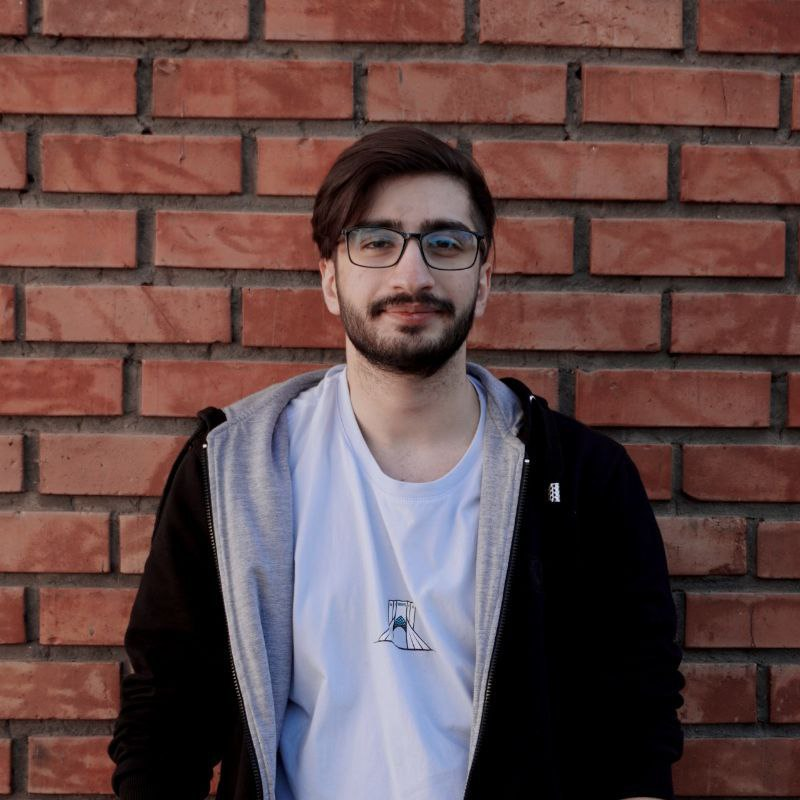
#> input picture HW2/Answers/images/afshin.jpg, 800 x 800 px
$ jupyter execute Q1.ipynb
#> lines starting #> are read from the running program, lines starting #| are printed output that depends on the picture
# Q1 Sobel

## a)

[cell 1]
import cv2 as cv
import numpy as np
import matplotlib.pylab as plt

[cell 2]
# generate random matrix with size n*n
def generateRandomMatrix(n):
  random = np.random.randint(0, 256, size=(n, n))
  return random

[cell 3]
def show_img(image , title ):
    plt.imshow(image , cmap = 'gray')
    plt.axis("off")
    plt.title(f'{title}')

[cell 4]
# write convolution function
#with zero padding
def convolve(matrix, kernel):
    reversed_kernel = np.flipud(np.fliplr(kernel))
    size = reversed_kernel.shape[0]
    h = matrix.shape[0]
    w = matrix.shape[1]

    #zero_padding
    matrix_padded = np.pad(matrix, (size//2, size//2), 'edge')
    m ,n = matrix_padded.shape
    result = np.zeros((w,h))
    for i in range( w):
        for j in range(h):
            if(i+size <= m and j+size <= n):
                window = matrix_padded[i:i+size, j:j+size]
                sum_product = np.sum(window * reversed_kernel)
                result[i,j] = sum_product

    return result

[cell 5]
# generate horizontal and vertical kernels

ykernel = np.array([[-1, -2 , -1],
                   [0, 0 , 0],
                   [1 , 2 , 1]
                   ])


xkernel = np.array([[-1, 0 , +1],
                   [-2 , 0 , 2],
                   [-1 , 0 , +1]
                   ])

[cell 6]
# convolve the initial matrix with kernels
matrix = generateRandomMatrix(10)
show_img(matrix , "main matrix")
print(matrix)
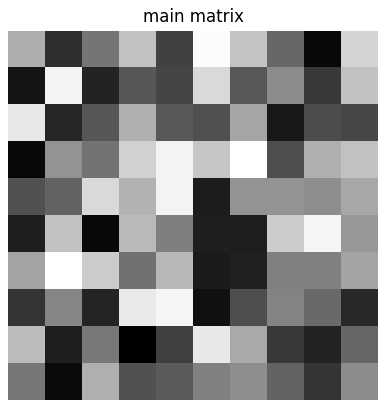
#> figure drawn by matplotlib, 1 panel

[cell 7]
sobel_vertical = convolve(matrix  , xkernel)
show_img(sobel_vertical , "sobelx matrix")
print(sobel_vertical)
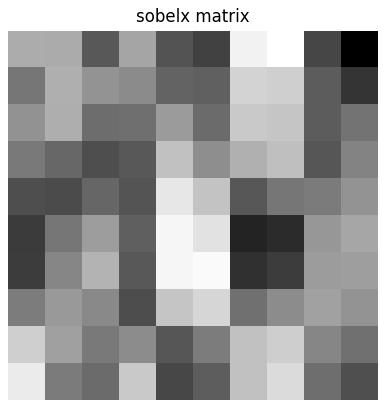
#> figure drawn by matplotlib, 1 panel

[cell 8]
sobel_horizental = convolve(matrix  , ykernel)
show_img(sobel_horizental , 'sobely matrix')
print(sobel_horizental)
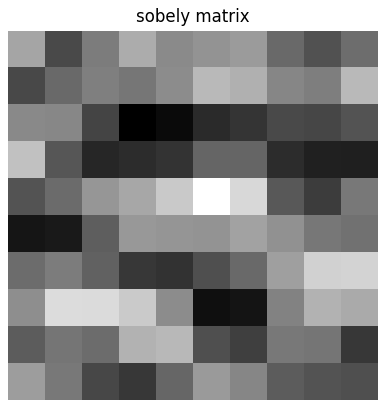
#> figure drawn by matplotlib, 1 panel

[cell 9]
# generate magnitude and direction matrixes
direction = np.arctan2(sobel_vertical, sobel_horizental)*180 /np.pi

print('direction in degree')
print(direction)

[cell 10]
magnitude = np.hypot(sobel_horizental , sobel_vertical)
print('magnitude')
print(magnitude)

## b)

[cell 11]
# load matrix and convert it to gray scale
image = cv.cvtColor(cv.imread('images/afshin.jpg') , cv.COLOR_BGR2GRAY)
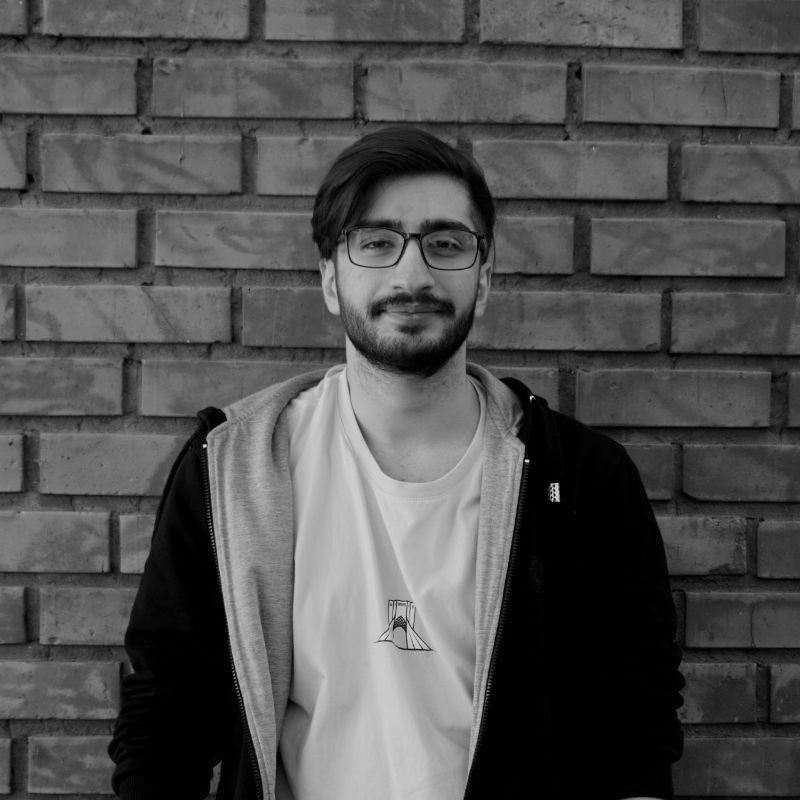
#> image: shape (800, 800); min 0, max 231, mean 81.2

[cell 12]
# define gaussian kernel

sigma = 1.0
dst = np.linspace(-1, 1 ,7)
x, y = np.meshgrid(dst, dst)
d = np.hypot(x,y)
gaussian_kernel= np.exp(-( (d)**2 / ( 2 * (sigma**2) ) ) )
gaussian_kernel= 1/np.sum(gaussian_kernel) *gaussian_kernel

[cell 13]
# generate Sobel outputs for 2 cases with gaussion filter and without gaussion filter and compare them
guassian_img = cv.filter2D(image,-1 , gaussian_kernel)

[cell 14]
#image without filter
#link from https://docs.opencv.org/3.4/d2/d2c/tutorial_sobel_derivatives.
def sobel(image , title):
    grad_x = convolve(image, xkernel)
    grad_y = convolve(image , ykernel)
    #depth of image into cv_8u
    abs_grad_x = cv.convertScaleAbs(grad_x)
    abs_grad_y = cv.convertScaleAbs(grad_y)

    grad = cv.addWeighted(abs_grad_x, 0.5, abs_grad_y, 0.5, 0)
    show_img(grad , title)

[cell 15]
sobel(image=image , title = "sobel without smoothing")

[cell 16]
sobel(guassian_img , title ="sobel with smoothing")
#> call 2 of sobel, with title = 'sobel with smoothing'
#> after the loop in convolve (call 5), `for i in range( w):`:
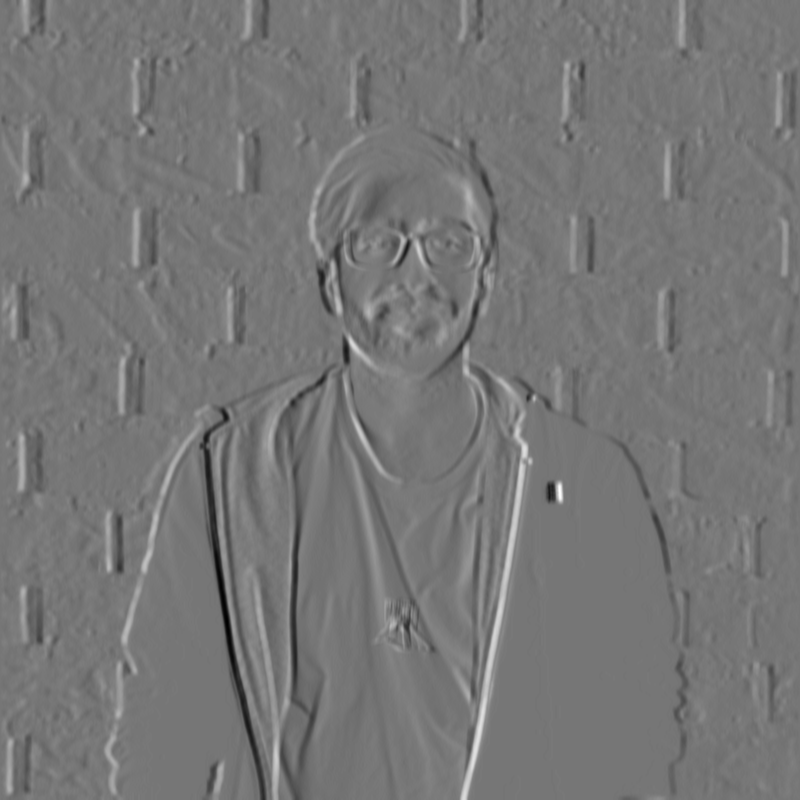
#> result: shape (800, 800) float64; min -224, max 258, mean 0.4; drawn with min black and max white
#> after the loop in convolve (call 6), `for i in range( w):`:
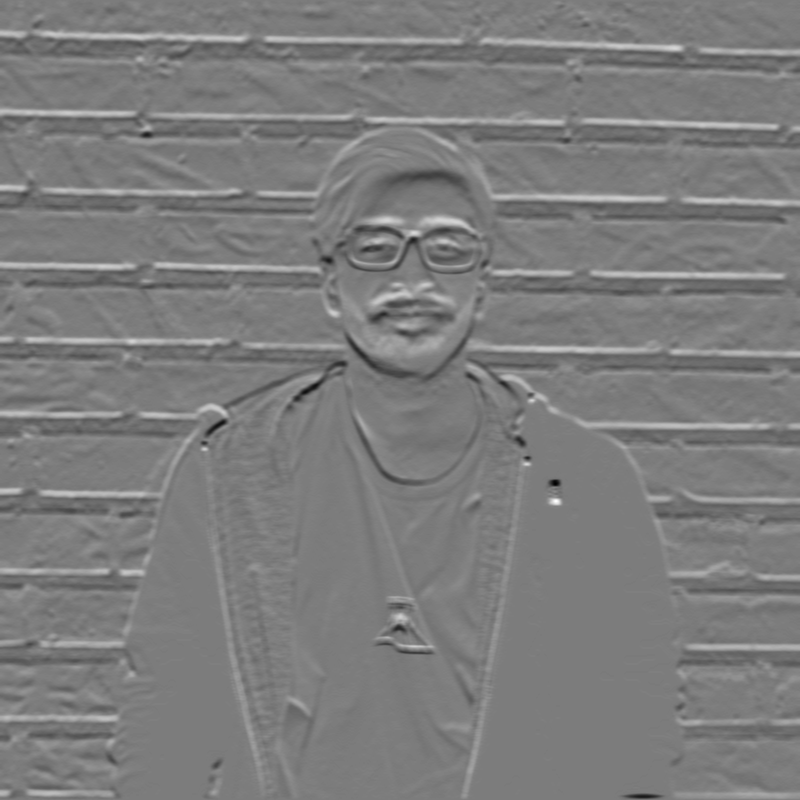
#> result: shape (800, 800) float64; min -196, max 205, mean 0.4; drawn with min black and max white
#> in sobel (call 2), `abs_grad_y = cv.convertScaleAbs(grad_y)`:
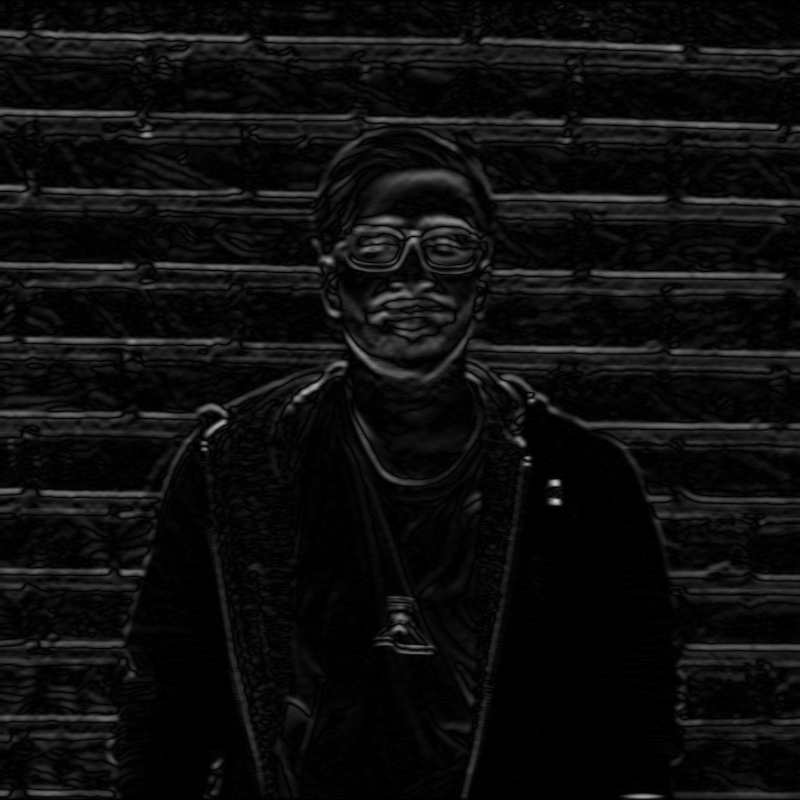
#> abs_grad_y: shape (800, 800); min 0, max 205, mean 13.6
#> in sobel (call 2), `grad = cv.addWeighted(abs_grad_x, 0.5, abs_grad_y, 0.5, 0)`:
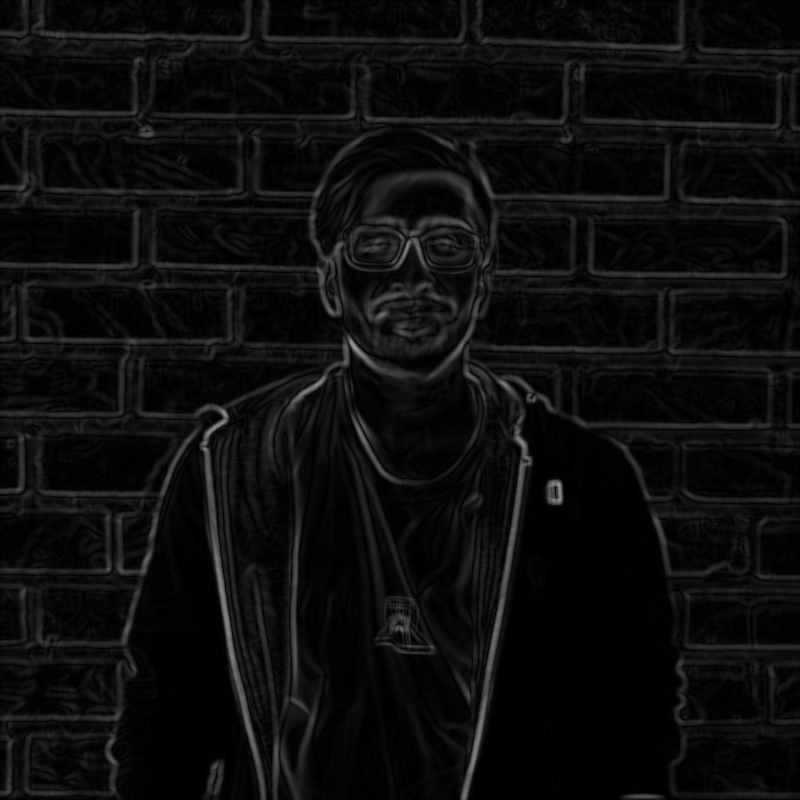
#> grad: shape (800, 800); min 0, max 151, mean 12.8

## c)

[cell 17]
# do the operations in part b with OpenCV Sobel method and describe its parameters
def opencvsobel(image, title):
#> called with title = 'opencv implementation'
    sobely = cv.Sobel(src=image, ddepth= -1 , dx=0, dy=1, ksize=3 , borderType= cv.BORDER_CONSTANT)
    sobelx = cv.Sobel(src=image, ddepth= -1 , dx=1, dy=0, ksize=3)
    sobel = cv.addWeighted(sobelx, 0.5,sobely, 0.5, 0)
    show_img(sobel , title)

[cell 18]
opencvsobel(image=image , title = 'opencv implementation')

[cell 19]
opencvsobel(guassian_img , title = 'opencv implementation with smoothing filter')
#> in opencvsobel (call 2), `sobel = cv.addWeighted(sobelx, 0.5,sobely, 0.5, 0)`:
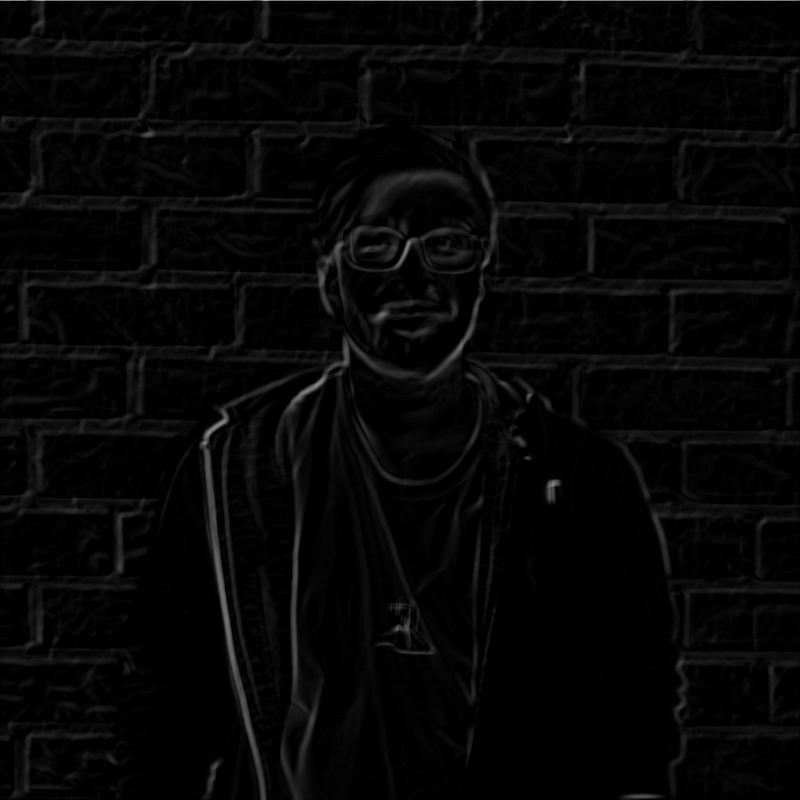
#> sobel: shape (800, 800); min 0, max 168, mean 6.4
